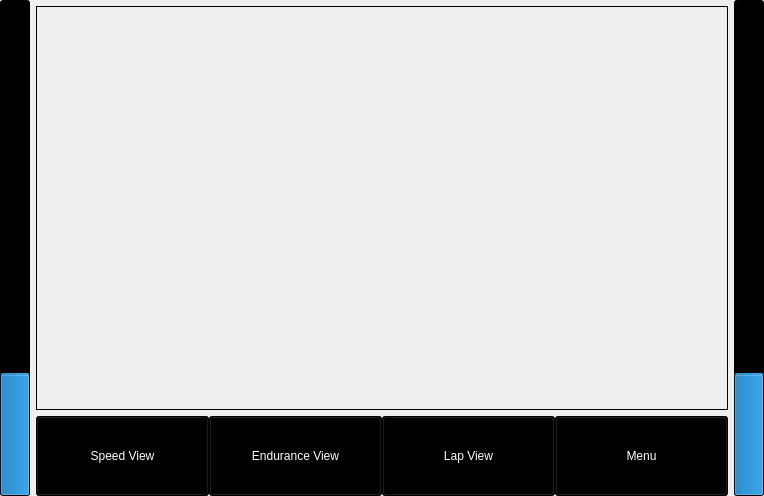
<?xml version="1.0" encoding="UTF-8"?>
<ui version="4.0">
 <class>MainWindow</class>
 <widget class="QMainWindow" name="MainWindow">
  <property name="geometry">
   <rect>
    <x>0</x>
    <y>0</y>
    <width>764</width>
    <height>496</height>
   </rect>
  </property>
  <property name="windowTitle">
   <string>MainWindow</string>
  </property>
  <widget class="QWidget" name="main">
   <layout class="QGridLayout" name="gridLayout">
    <property name="leftMargin">
     <number>0</number>
    </property>
    <property name="topMargin">
     <number>0</number>
    </property>
    <property name="rightMargin">
     <number>0</number>
    </property>
    <property name="bottomMargin">
     <number>0</number>
    </property>
    <property name="horizontalSpacing">
     <number>0</number>
    </property>
    <item row="0" column="0">
     <widget class="QStackedWidget" name="frameViews">
      <property name="palette">
       <palette>
        <active>
         <colorrole role="WindowText">
          <brush brushstyle="SolidPattern">
           <color alpha="255">
            <red>255</red>
            <green>255</green>
            <blue>255</blue>
           </color>
          </brush>
         </colorrole>
         <colorrole role="Button">
          <brush brushstyle="SolidPattern">
           <color alpha="255">
            <red>0</red>
            <green>0</green>
            <blue>0</blue>
           </color>
          </brush>
         </colorrole>
         <colorrole role="Light">
          <brush brushstyle="SolidPattern">
           <color alpha="255">
            <red>0</red>
            <green>0</green>
            <blue>0</blue>
           </color>
          </brush>
         </colorrole>
         <colorrole role="Midlight">
          <brush brushstyle="SolidPattern">
           <color alpha="255">
            <red>0</red>
            <green>0</green>
            <blue>0</blue>
           </color>
          </brush>
         </colorrole>
         <colorrole role="Dark">
          <brush brushstyle="SolidPattern">
           <color alpha="255">
            <red>0</red>
            <green>0</green>
            <blue>0</blue>
           </color>
          </brush>
         </colorrole>
         <colorrole role="Mid">
          <brush brushstyle="SolidPattern">
           <color alpha="255">
            <red>0</red>
            <green>0</green>
            <blue>0</blue>
           </color>
          </brush>
         </colorrole>
         <colorrole role="Text">
          <brush brushstyle="SolidPattern">
           <color alpha="255">
            <red>255</red>
            <green>255</green>
            <blue>255</blue>
           </color>
          </brush>
         </colorrole>
         <colorrole role="BrightText">
          <brush brushstyle="SolidPattern">
           <color alpha="255">
            <red>255</red>
            <green>255</green>
            <blue>255</blue>
           </color>
          </brush>
         </colorrole>
         <colorrole role="ButtonText">
          <brush brushstyle="SolidPattern">
           <color alpha="255">
            <red>255</red>
            <green>255</green>
            <blue>255</blue>
           </color>
          </brush>
         </colorrole>
         <colorrole role="Base">
          <brush brushstyle="SolidPattern">
           <color alpha="255">
            <red>0</red>
            <green>0</green>
            <blue>0</blue>
           </color>
          </brush>
         </colorrole>
         <colorrole role="Window">
          <brush brushstyle="SolidPattern">
           <color alpha="255">
            <red>0</red>
            <green>0</green>
            <blue>0</blue>
           </color>
          </brush>
         </colorrole>
         <colorrole role="Shadow">
          <brush brushstyle="SolidPattern">
           <color alpha="255">
            <red>0</red>
            <green>0</green>
            <blue>0</blue>
           </color>
          </brush>
         </colorrole>
         <colorrole role="AlternateBase">
          <brush brushstyle="SolidPattern">
           <color alpha="255">
            <red>0</red>
            <green>0</green>
            <blue>0</blue>
           </color>
          </brush>
         </colorrole>
         <colorrole role="ToolTipBase">
          <brush brushstyle="SolidPattern">
           <color alpha="255">
            <red>255</red>
            <green>255</green>
            <blue>220</blue>
           </color>
          </brush>
         </colorrole>
         <colorrole role="ToolTipText">
          <brush brushstyle="SolidPattern">
           <color alpha="255">
            <red>0</red>
            <green>0</green>
            <blue>0</blue>
           </color>
          </brush>
         </colorrole>
         <colorrole role="PlaceholderText">
          <brush brushstyle="SolidPattern">
           <color alpha="128">
            <red>255</red>
            <green>255</green>
            <blue>255</blue>
           </color>
          </brush>
         </colorrole>
        </active>
        <inactive>
         <colorrole role="WindowText">
          <brush brushstyle="SolidPattern">
           <color alpha="255">
            <red>255</red>
            <green>255</green>
            <blue>255</blue>
           </color>
          </brush>
         </colorrole>
         <colorrole role="Button">
          <brush brushstyle="SolidPattern">
           <color alpha="255">
            <red>0</red>
            <green>0</green>
            <blue>0</blue>
           </color>
          </brush>
         </colorrole>
         <colorrole role="Light">
          <brush brushstyle="SolidPattern">
           <color alpha="255">
            <red>0</red>
            <green>0</green>
            <blue>0</blue>
           </color>
          </brush>
         </colorrole>
         <colorrole role="Midlight">
          <brush brushstyle="SolidPattern">
           <color alpha="255">
            <red>0</red>
            <green>0</green>
            <blue>0</blue>
           </color>
          </brush>
         </colorrole>
         <colorrole role="Dark">
          <brush brushstyle="SolidPattern">
           <color alpha="255">
            <red>0</red>
            <green>0</green>
            <blue>0</blue>
           </color>
          </brush>
         </colorrole>
         <colorrole role="Mid">
          <brush brushstyle="SolidPattern">
           <color alpha="255">
            <red>0</red>
            <green>0</green>
            <blue>0</blue>
           </color>
          </brush>
         </colorrole>
         <colorrole role="Text">
          <brush brushstyle="SolidPattern">
           <color alpha="255">
            <red>255</red>
            <green>255</green>
            <blue>255</blue>
           </color>
          </brush>
         </colorrole>
         <colorrole role="BrightText">
          <brush brushstyle="SolidPattern">
           <color alpha="255">
            <red>255</red>
            <green>255</green>
            <blue>255</blue>
           </color>
          </brush>
         </colorrole>
         <colorrole role="ButtonText">
          <brush brushstyle="SolidPattern">
           <color alpha="255">
            <red>255</red>
            <green>255</green>
            <blue>255</blue>
           </color>
          </brush>
         </colorrole>
         <colorrole role="Base">
          <brush brushstyle="SolidPattern">
           <color alpha="255">
            <red>0</red>
            <green>0</green>
            <blue>0</blue>
           </color>
          </brush>
         </colorrole>
         <colorrole role="Window">
          <brush brushstyle="SolidPattern">
           <color alpha="255">
            <red>0</red>
            <green>0</green>
            <blue>0</blue>
           </color>
          </brush>
         </colorrole>
         <colorrole role="Shadow">
          <brush brushstyle="SolidPattern">
           <color alpha="255">
            <red>0</red>
            <green>0</green>
            <blue>0</blue>
           </color>
          </brush>
         </colorrole>
         <colorrole role="AlternateBase">
          <brush brushstyle="SolidPattern">
           <color alpha="255">
            <red>0</red>
            <green>0</green>
            <blue>0</blue>
           </color>
          </brush>
         </colorrole>
         <colorrole role="ToolTipBase">
          <brush brushstyle="SolidPattern">
           <color alpha="255">
            <red>255</red>
            <green>255</green>
            <blue>220</blue>
           </color>
          </brush>
         </colorrole>
         <colorrole role="ToolTipText">
          <brush brushstyle="SolidPattern">
           <color alpha="255">
            <red>0</red>
            <green>0</green>
            <blue>0</blue>
           </color>
          </brush>
         </colorrole>
         <colorrole role="PlaceholderText">
          <brush brushstyle="SolidPattern">
           <color alpha="128">
            <red>255</red>
            <green>255</green>
            <blue>255</blue>
           </color>
          </brush>
         </colorrole>
        </inactive>
        <disabled>
         <colorrole role="WindowText">
          <brush brushstyle="SolidPattern">
           <color alpha="255">
            <red>0</red>
            <green>0</green>
            <blue>0</blue>
           </color>
          </brush>
         </colorrole>
         <colorrole role="Button">
          <brush brushstyle="SolidPattern">
           <color alpha="255">
            <red>0</red>
            <green>0</green>
            <blue>0</blue>
           </color>
          </brush>
         </colorrole>
         <colorrole role="Light">
          <brush brushstyle="SolidPattern">
           <color alpha="255">
            <red>0</red>
            <green>0</green>
            <blue>0</blue>
           </color>
          </brush>
         </colorrole>
         <colorrole role="Midlight">
          <brush brushstyle="SolidPattern">
           <color alpha="255">
            <red>0</red>
            <green>0</green>
            <blue>0</blue>
           </color>
          </brush>
         </colorrole>
         <colorrole role="Dark">
          <brush brushstyle="SolidPattern">
           <color alpha="255">
            <red>0</red>
            <green>0</green>
            <blue>0</blue>
           </color>
          </brush>
         </colorrole>
         <colorrole role="Mid">
          <brush brushstyle="SolidPattern">
           <color alpha="255">
            <red>0</red>
            <green>0</green>
            <blue>0</blue>
           </color>
          </brush>
         </colorrole>
         <colorrole role="Text">
          <brush brushstyle="SolidPattern">
           <color alpha="255">
            <red>0</red>
            <green>0</green>
            <blue>0</blue>
           </color>
          </brush>
         </colorrole>
         <colorrole role="BrightText">
          <brush brushstyle="SolidPattern">
           <color alpha="255">
            <red>255</red>
            <green>255</green>
            <blue>255</blue>
           </color>
          </brush>
         </colorrole>
         <colorrole role="ButtonText">
          <brush brushstyle="SolidPattern">
           <color alpha="255">
            <red>0</red>
            <green>0</green>
            <blue>0</blue>
           </color>
          </brush>
         </colorrole>
         <colorrole role="Base">
          <brush brushstyle="SolidPattern">
           <color alpha="255">
            <red>0</red>
            <green>0</green>
            <blue>0</blue>
           </color>
          </brush>
         </colorrole>
         <colorrole role="Window">
          <brush brushstyle="SolidPattern">
           <color alpha="255">
            <red>0</red>
            <green>0</green>
            <blue>0</blue>
           </color>
          </brush>
         </colorrole>
         <colorrole role="Shadow">
          <brush brushstyle="SolidPattern">
           <color alpha="255">
            <red>0</red>
            <green>0</green>
            <blue>0</blue>
           </color>
          </brush>
         </colorrole>
         <colorrole role="AlternateBase">
          <brush brushstyle="SolidPattern">
           <color alpha="255">
            <red>0</red>
            <green>0</green>
            <blue>0</blue>
           </color>
          </brush>
         </colorrole>
         <colorrole role="ToolTipBase">
          <brush brushstyle="SolidPattern">
           <color alpha="255">
            <red>255</red>
            <green>255</green>
            <blue>220</blue>
           </color>
          </brush>
         </colorrole>
         <colorrole role="ToolTipText">
          <brush brushstyle="SolidPattern">
           <color alpha="255">
            <red>0</red>
            <green>0</green>
            <blue>0</blue>
           </color>
          </brush>
         </colorrole>
         <colorrole role="PlaceholderText">
          <brush brushstyle="SolidPattern">
           <color alpha="128">
            <red>255</red>
            <green>255</green>
            <blue>255</blue>
           </color>
          </brush>
         </colorrole>
        </disabled>
       </palette>
      </property>
      <property name="currentIndex">
       <number>0</number>
      </property>
      <widget class="QWidget" name="viewDrive">
       <layout class="QHBoxLayout" name="horizontalLayout">
        <property name="spacing">
         <number>6</number>
        </property>
        <property name="leftMargin">
         <number>0</number>
        </property>
        <property name="topMargin">
         <number>0</number>
        </property>
        <property name="rightMargin">
         <number>0</number>
        </property>
        <property name="bottomMargin">
         <number>0</number>
        </property>
        <item>
         <widget class="QProgressBar" name="barBrake">
          <property name="minimumSize">
           <size>
            <width>30</width>
            <height>0</height>
           </size>
          </property>
          <property name="value">
           <number>24</number>
          </property>
          <property name="orientation">
           <enum>Qt::Vertical</enum>
          </property>
         </widget>
        </item>
        <item>
         <widget class="QWidget" name="frameCenterOuter" native="true">
          <layout class="QVBoxLayout" name="verticalLayout">
           <property name="leftMargin">
            <number>0</number>
           </property>
           <property name="topMargin">
            <number>6</number>
           </property>
           <property name="rightMargin">
            <number>0</number>
           </property>
           <property name="bottomMargin">
            <number>0</number>
           </property>
           <item>
            <widget class="QFrame" name="frameCenterInner">
             <property name="frameShape">
              <enum>QFrame::StyledPanel</enum>
             </property>
             <property name="frameShadow">
              <enum>QFrame::Raised</enum>
             </property>
             <layout class="QGridLayout" name="gridLayout_4"/>
            </widget>
           </item>
           <item>
            <widget class="QWidget" name="buttonBar" native="true">
             <property name="sizePolicy">
              <sizepolicy hsizetype="Preferred" vsizetype="Fixed">
               <horstretch>0</horstretch>
               <verstretch>0</verstretch>
              </sizepolicy>
             </property>
             <property name="maximumSize">
              <size>
               <width>16777215</width>
               <height>80</height>
              </size>
             </property>
             <layout class="QHBoxLayout" name="horizontalLayout_2">
              <property name="spacing">
               <number>0</number>
              </property>
              <property name="leftMargin">
               <number>0</number>
              </property>
              <property name="topMargin">
               <number>0</number>
              </property>
              <property name="rightMargin">
               <number>0</number>
              </property>
              <property name="bottomMargin">
               <number>0</number>
              </property>
              <item>
               <widget class="QPushButton" name="buttonSpeed">
                <property name="sizePolicy">
                 <sizepolicy hsizetype="Minimum" vsizetype="Expanding">
                  <horstretch>0</horstretch>
                  <verstretch>0</verstretch>
                 </sizepolicy>
                </property>
                <property name="text">
                 <string>Speed View</string>
                </property>
               </widget>
              </item>
              <item>
               <widget class="QPushButton" name="buttonEndurance">
                <property name="sizePolicy">
                 <sizepolicy hsizetype="Minimum" vsizetype="Expanding">
                  <horstretch>0</horstretch>
                  <verstretch>0</verstretch>
                 </sizepolicy>
                </property>
                <property name="text">
                 <string>Endurance View</string>
                </property>
               </widget>
              </item>
              <item>
               <widget class="QPushButton" name="buttonLap">
                <property name="sizePolicy">
                 <sizepolicy hsizetype="Minimum" vsizetype="Expanding">
                  <horstretch>0</horstretch>
                  <verstretch>0</verstretch>
                 </sizepolicy>
                </property>
                <property name="text">
                 <string>Lap View</string>
                </property>
               </widget>
              </item>
              <item>
               <widget class="QPushButton" name="buttonMenu">
                <property name="sizePolicy">
                 <sizepolicy hsizetype="Minimum" vsizetype="Expanding">
                  <horstretch>0</horstretch>
                  <verstretch>0</verstretch>
                 </sizepolicy>
                </property>
                <property name="text">
                 <string>Menu</string>
                </property>
               </widget>
              </item>
             </layout>
            </widget>
           </item>
          </layout>
         </widget>
        </item>
        <item>
         <widget class="QProgressBar" name="barThrottle">
          <property name="minimumSize">
           <size>
            <width>30</width>
            <height>0</height>
           </size>
          </property>
          <property name="value">
           <number>24</number>
          </property>
          <property name="orientation">
           <enum>Qt::Vertical</enum>
          </property>
         </widget>
        </item>
       </layout>
      </widget>
      <widget class="QWidget" name="viewDebug">
       <layout class="QGridLayout" name="gridLayout_3">
        <item row="0" column="0" alignment="Qt::AlignHCenter|Qt::AlignVCenter">
         <widget class="QLabel" name="label">
          <property name="text">
           <string>Debug Menu</string>
          </property>
         </widget>
        </item>
       </layout>
      </widget>
     </widget>
    </item>
   </layout>
  </widget>
 </widget>
 <resources/>
 <connections/>
</ui>
